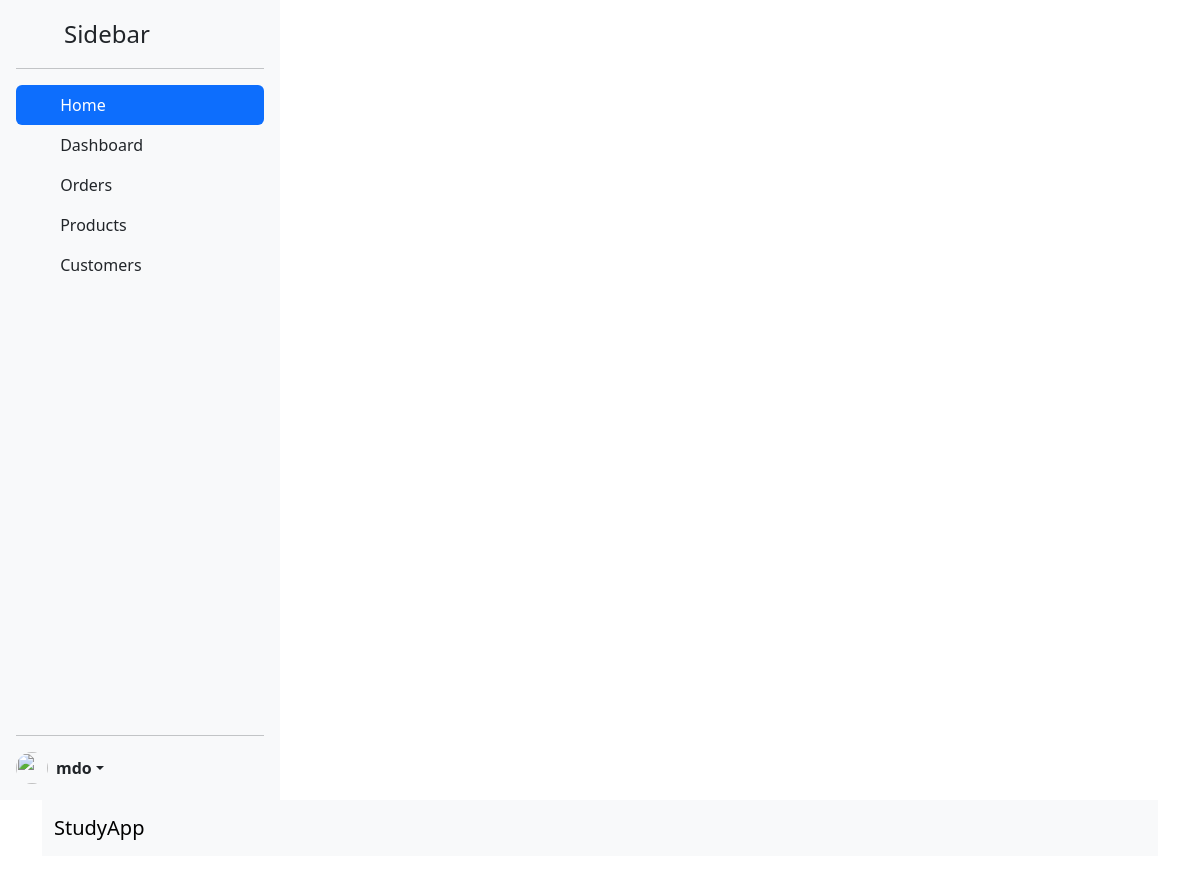
The app's page /lessons, older data.
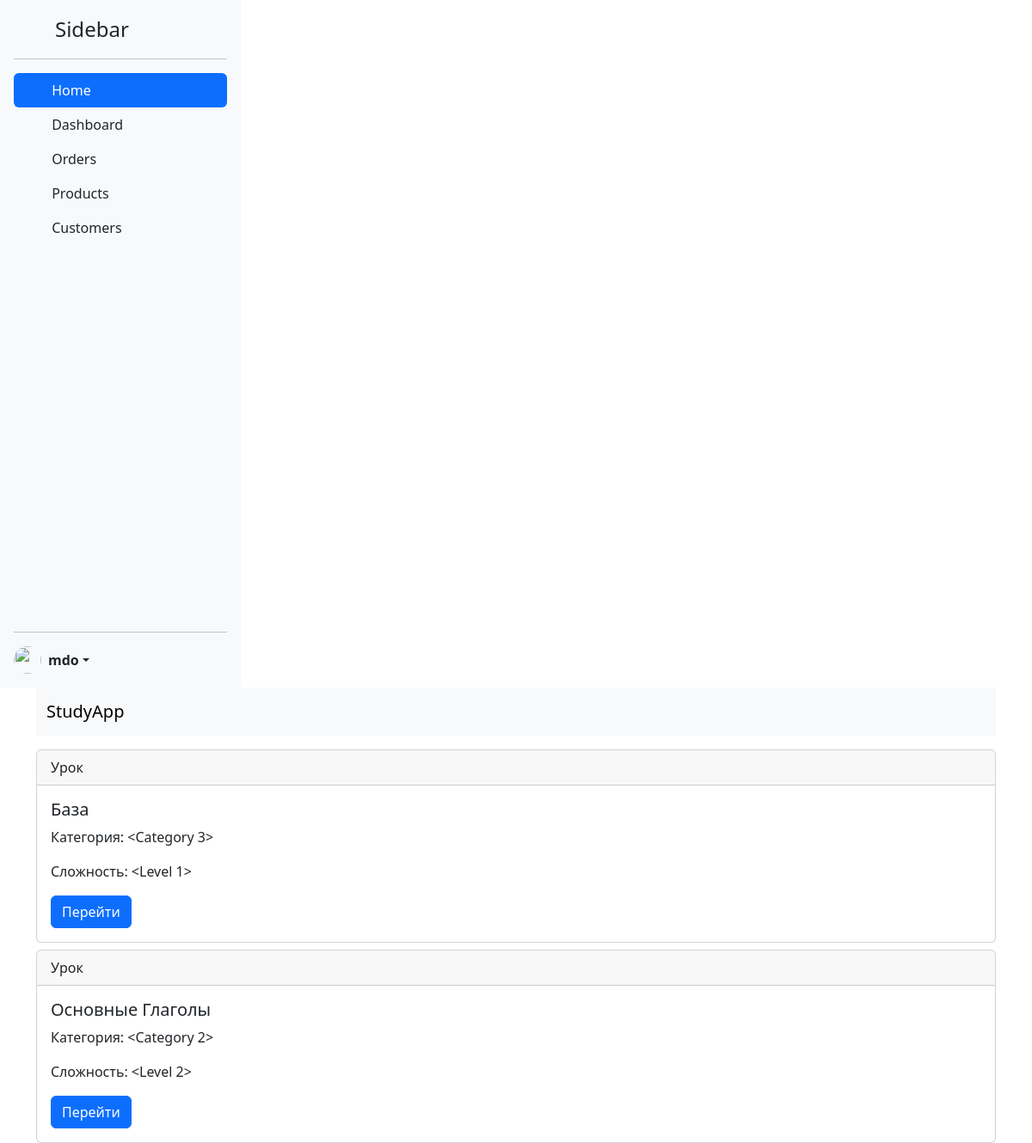
The same page, newer data.
### app/models.py (models this page shows)
class Lesson(db.Model):
    id = db.Column(db.Integer, primary_key=True)
    title = db.Column(db.String(255), nullable=False)
    category_id = db.Column(db.Integer, db.ForeignKey('category.id'), nullable=False)
    level_id = db.Column(db.Integer, db.ForeignKey('level.id'), nullable=False)
    category = db.relationship('Category', backref=db.backref('lessons', lazy=True))
    level = db.relationship('Level', backref=db.backref('lessons', lazy=True))

### app/routes/Main/LessonRoutes.py (the view)
    def get_all(self):
        lessons = Lesson.query.all()
        return render_template("lessons/index.html", lessons=lessons)

### app/__init__.py (called while the page is built)
def create_app():
    app = Flask(__name__, static_folder="static", template_folder="templates")
    app.config["SQLALCHEMY_DATABASE_URI"] = f"sqlite:///db.db"
    register_blueprints(app)
    db.init_app(app)
    with app.app_context():
        db.create_all()
    @app.context_processor
    def inject_counts():
        counts = count_rows()
        return counts
    return app

### app/utils.py (called while the page is built)
def count_rows():
    lessons_count = Lesson.query.count()
    categories_count = Category.query.count()
    levels_count = Level.query.count()
    return {
        "lessons_count": lessons_count,
        "categories_count": categories_count,
        "levels_count": levels_count
    }

### app/templates/lessons/index.html (shortened to what this page needs)
{% extends 'base.html' %}
{% block content %}
{% for lesson in lessons %}
    <div class="card mt-2">
      <div class="card-header">
        Урок
      </div>
      <div class="card-body">
        <h5 class="card-title">{{ lesson.title }}</h5>
        <p class="card-text">Категория: {{ lesson.category }}
        </p>
        <p class="card-text">Сложность: {{ lesson.level }}</p>
        <a href="{{ url_for('lessons.get_by_id', id=lesson.id) }}" class="btn btn-primary">Перейти</a>
      </div>
    </div>
{% endfor %}
{% endblock %}

Row changes from the older to the newer data that the page shows:
added Lesson: title "База", category "<Category 3>", level "<Level 1>"
added Lesson: title "Основные Глаголы", category "<Category 2>", level "<Level 2>"
